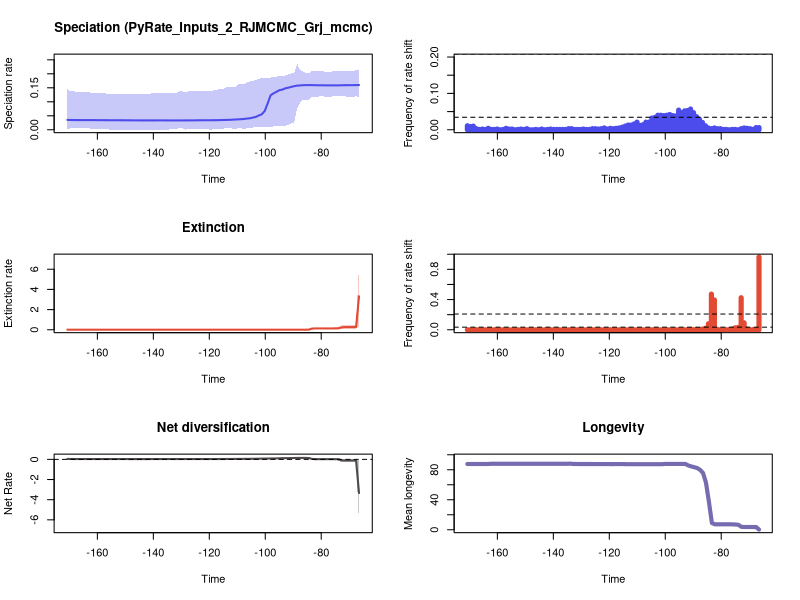

Generate this figure with R:


pdf(file='./RTT_plots.pdf',width=10, height=15)
par(mfrow=c(3,2))
library(scales)

time=c(-66.49059832619955, -67.54342102110485,-68.59624371601015,-69.64906641091542,-70.70188910582073,-71.754711800726,-72.8075344956313,-73.8603571905366,-74.91317988544188,-75.96600258034718,-77.01882527525248,-78.07164797015776,-79.12447066506306,-80.17729335996833,-81.23011605487363,-82.28293874977894,-83.33576144468421,-84.38858413958951,-85.44140683449481,-86.49422952940009,-87.54705222430539,-88.59987491921066,-89.65269761411597,-90.70552030902127,-91.75834300392654,-92.81116569883184,-93.86398839373712,-94.91681108864242,-95.96963378354772,-97.022456478453,-98.0752791733583,-99.1281018682636,-100.18092456316887,-101.23374725807417,-102.28656995297945,-103.33939264788475,-104.39221534279005,-105.44503803769533,-106.49786073260063,-107.55068342750593,-108.6035061224112,-109.6563288173165,-110.70915151222178,-111.76197420712708,-112.81479690203238,-113.86761959693766,-114.92044229184296,-115.97326498674823,-117.02608768165354,-118.07891037655884,-119.13173307146411,-120.18455576636941,-121.23737846127472,-122.29020115617999,-123.34302385108529,-124.39584654599057,-125.44866924089587,-126.50149193580117,-127.55431463070644,-128.60713732561175,-129.65996002051705,-130.71278271542232,-131.76560541032762,-132.81842810523293,-133.8712508001382,-134.92407349504347,-135.9768961899488,-137.02971888485408,-138.08254157975935,-139.13536427466465,-140.18818696956995,-141.24100966447523,-142.29383235938053,-143.34665505428583,-144.3994777491911,-145.4523004440964,-146.5051231390017,-147.55794583390698,-148.6107685288123,-149.6635912237176,-150.71641391862286,-151.76923661352814,-152.82205930843344,-153.87488200333874,-154.927704698244,-155.98052739314932,-157.03335008805462,-158.0861727829599,-159.1389954778652,-160.1918181727705,-161.24464086767577,-162.29746356258107,-163.35028625748637,-164.40310895239165,-165.45593164729692,-166.50875434220222,-167.56157703710753,-168.6143997320128,-169.6672224269181,-170.7200451218234)
rate=c(0.15992791888599112, 0.15968322178909206,0.15943771326536263,0.15943771326536263,0.15934024255221158,0.15926911370605623,0.15904395397675486,0.15878295292599268,0.15878295292599268,0.15878295292599268,0.15878295292599268,0.15878295292599268,0.1589185929666626,0.1589185929666626,0.15911118729232415,0.15922325773470017,0.15969478855041433,0.15969478855041433,0.15958396994060142,0.15934024255221158,0.15842955649395365,0.15779499173421496,0.15581432404514636,0.1531819142665483,0.15049201894006786,0.14817116995996238,0.14361226367844732,0.14165445985455455,0.13578627104533394,0.1302384893744631,0.12347892756205453,0.09454553571741629,0.06753163357917275,0.05520546970877581,0.051141867736135646,0.046113998665105516,0.043574062483664966,0.04114199702063792,0.040163379705129204,0.038655150329628574,0.03790317386128641,0.03724681078276905,0.03679771019632506,0.036026719967290705,0.035445232819027096,0.03521888005359055,0.03502833319733556,0.03463618528490674,0.03433544865858212,0.03423271263298745,0.03417204381462963,0.03404876016081677,0.03404876016081677,0.03402441238625101,0.03394667952746028,0.03393143945622752,0.03354938450291734,0.03354938450291734,0.03348282140723169,0.03348282140723169,0.03344304827549773,0.03344304827549773,0.03344304827549773,0.03344304827549773,0.03344304827549773,0.03344304827549773,0.03354938450291734,0.03354938450291734,0.03354938450291734,0.03348282140723169,0.03348282140723169,0.03348282140723169,0.03348282140723169,0.03348282140723169,0.03348282140723169,0.03354938450291734,0.03354938450291734,0.03374914243634322,0.03374914243634322,0.03393143945622752,0.03394667952746028,0.03397854415433829,0.03404876016081677,0.03404876016081677,0.03404876016081677,0.03417204381462963,0.03419195770849355,0.03433544865858212,0.03436466281650824,0.03436466281650824,0.03457277729079596,0.03457277729079596,0.034575493400372165,0.034575493400372165,0.03459541879022041,0.03463618528490674,0.03466971676844083,0.03474915699349127,0.03506308965991343,0.03531405981386133)
minHPD=c(0.1174853368300976, 0.11947286811384603,0.11711652752529035,0.11711652752529035,0.1185683679611089,0.11947286811384603,0.11925770380651335,0.11925770380651335,0.11925770380651335,0.11925770380651335,0.11711652752529035,0.11711652752529035,0.11925770380651335,0.11925770380651335,0.1185683679611089,0.1185683679611089,0.11711652752529035,0.10817816654588998,0.10584855307135133,0.10902102292456659,0.09735632280057349,0.07673204561081946,0.026322188805032714,0.024221748575459043,0.017088989914344817,0.014612245434757915,0.011836742773109836,0.011836742773109836,0.011816445299572884,0.011816445299572884,0.009846817783270054,0.010448469266275693,0.009846817783270054,0.009846817783270054,0.008407302410799839,0.008407302410799839,0.008067305854468442,0.006394531677284578,0.006145950294907461,0.002528997408594119,0.005475257924681928,0.006145950294907461,0.0009501196932320656,0.004156097862723666,0.006394531677284578,0.006145950294907461,0.004061927455374534,0.004061927455374534,0.003242629600489234,0.004061927455374534,0.0004715997390698951,0.0009501196932320656,0.0013502215843524095,0.002003739132590179,0.002528997408594119,0.003242629600489234,0.004061927455374534,0.004061927455374534,0.004294741619458371,0.0004715997390698951,0.006043481614730405,0.006043481614730405,0.0013502215843524095,0.0018117352116846868,0.0018117352116846868,0.0004715997390698951,0.0004715997390698951,0.0004715997390698951,0.000892629051200876,0.000892629051200876,0.000892629051200876,0.0004715997390698951,0.0004715997390698951,0.0004715997390698951,0.0004715997390698951,0.000892629051200876,0.000892629051200876,0.000892629051200876,0.000892629051200876,0.000892629051200876,0.000892629051200876,0.000892629051200876,0.000892629051200876,0.000892629051200876,0.000892629051200876,0.000892629051200876,0.003242629600489234,0.004061927455374534,0.003242629600489234,0.003242629600489234,0.003242629600489234,0.003242629600489234,0.006043481614730405,0.005475257924681928,0.005475257924681928,0.005475257924681928,0.006043481614730405,0.006334449299771767,0.004494435986785312,0.003242629600489234)
maxHPD=c(0.21289303332445828, 0.21289303332445828,0.2085697757592758,0.2085697757592758,0.20936194315290158,0.20936194315290158,0.20830825931372546,0.20830825931372546,0.20830825931372546,0.20830825931372546,0.20568174909687445,0.20568174909687445,0.20830825931372546,0.20853105707279695,0.20936194315290158,0.20853105707279695,0.21022071825038852,0.20288421315065183,0.20288421315065183,0.20853105707279695,0.21270816420315525,0.2363610361055505,0.20212738210637302,0.20212738210637302,0.19796220257417854,0.19500338534887343,0.19142803366555083,0.19087417103789525,0.19031118102612432,0.1898925688059969,0.18620339298213445,0.18620339298213445,0.1857602337840252,0.18588658329999871,0.18159003967499354,0.17786738891319845,0.17483936043005083,0.17250753637549085,0.1696000638104789,0.16404501090481108,0.1637342479823061,0.16244267873399149,0.1532968465153098,0.1532968465153098,0.1532968465153098,0.15143295549029703,0.1473407323876746,0.1473407323876746,0.14385784621661932,0.14385784621661932,0.13737826269503425,0.13737826269503425,0.13737826269503425,0.13737826269503425,0.13737826269503425,0.13737826269503425,0.13737826269503425,0.13737826269503425,0.13737826269503425,0.13253446153298923,0.13737826269503425,0.13737826269503425,0.13253446153298923,0.13253446153298923,0.13253446153298923,0.13085149857296535,0.13029072883768042,0.13029072883768042,0.13029072883768042,0.13013000895815882,0.13013000895815882,0.12906959220035752,0.12732013783316243,0.12732013783316243,0.12732013783316243,0.12732013783316243,0.12732013783316243,0.12732013783316243,0.12732013783316243,0.12732013783316243,0.12732013783316243,0.12732013783316243,0.12732013783316243,0.12732013783316243,0.12732013783316243,0.12732013783316243,0.13029072883768042,0.13234701709010555,0.13212564085429937,0.13212564085429937,0.13234701709010555,0.13234701709010555,0.13557736907884424,0.13557736907884424,0.13557736907884424,0.13557736907884424,0.13634842339599448,0.13737826269503425,0.13737826269503425,0.14553192057045183)
remove_na = !is.na(rate)
time = time[remove_na]
plot(time,time,type = 'n', ylim = c(0, 0.2599971397161056), xlim = c(-171.24645646927604,-65.96418697874691), ylab = 'Speciation rate', xlab = 'Time',main='Speciation (PyRate_Inputs_2_RJMCMC_Grj_mcmc)' )
polygon(c(time, rev(time)), c(maxHPD[remove_na], rev(minHPD[remove_na])), col = alpha('#4c4cec',0.3), border = NA)
lines(time,rate[remove_na], col = '#4c4cec', lwd=2)
mids=c(-66.49591561253746, -67.55937288011856,-68.62283014769966,-69.68628741528077,-70.74974468286187,-71.81320195044297,-72.87665921802407,-73.94011648560517,-75.00357375318627,-76.06703102076739,-77.13048828834849,-78.19394555592959,-79.25740282351069,-80.32086009109179,-81.38431735867289,-82.44777462625399,-83.5112318938351,-84.5746891614162,-85.6381464289973,-86.7016036965784,-87.7650609641595,-88.82851823174062,-89.89197549932172,-90.95543276690282,-92.01889003448392,-93.08234730206502,-94.14580456964612,-95.20926183722722,-96.27271910480832,-97.33617637238943,-98.39963363997053,-99.46309090755163,-100.52654817513273,-101.59000544271385,-102.65346271029495,-103.71691997787605,-104.78037724545715,-105.84383451303825,-106.90729178061935,-107.97074904820045,-109.03420631578155,-110.09766358336265,-111.16112085094375,-112.22457811852486,-113.28803538610596,-114.35149265368706,-115.41494992126817,-116.47840718884927,-117.54186445643037,-118.60532172401147,-119.66877899159257,-120.73223625917367,-121.79569352675477,-122.85915079433587,-123.92260806191697,-124.98606532949809,-126.04952259707919,-127.11297986466029,-128.17643713224138,-129.2398943998225,-130.3033516674036,-131.3668089349847,-132.4302662025658,-133.4937234701469,-134.557180737728,-135.6206380053091,-136.6840952728902,-137.74755254047133,-138.81100980805243,-139.87446707563353,-140.93792434321463,-142.00138161079573,-143.06483887837683,-144.12829614595793,-145.19175341353903,-146.25521068112013,-147.31866794870123,-148.38212521628233,-149.44558248386343,-150.50903975144453,-151.57249701902563,-152.63595428660673,-153.69941155418783,-154.76286882176893,-155.82632608935003,-156.88978335693113,-157.95324062451226,-159.01669789209336,-160.08015515967446,-161.14361242725556,-162.20706969483666,-163.27052696241776,-164.3339842299989,-165.39744149758,-166.4608987651611,-167.5243560327422,-168.5878133003233,-169.6512705679044,-170.7147278354855)
counts=c(0.006, 0.006,0.001,0.003,0.004,0.005,0.003,0.0,0.001,0.001,0.0,0.001,0.001,0.003,0.003,0.005,0.003,0.005,0.011,0.02,0.029,0.036,0.047,0.057,0.053,0.052,0.047,0.054,0.038,0.039,0.042,0.04,0.039,0.04,0.04,0.034,0.032,0.021,0.021,0.014,0.012,0.021,0.016,0.013,0.013,0.01,0.007,0.005,0.004,0.003,0.004,0.002,0.005,0.003,0.002,0.003,0.003,0.001,0.001,0.002,0.001,0.001,0.001,0.003,0.003,0.001,0.001,0.001,0.001,0.001,0.002,0.001,0.0,0.002,0.0,0.001,0.0,0.0,0.003,0.001,0.002,0.001,0.0,0.002,0.002,0.004,0.001,0.0,0.002,0.001,0.001,0.004,0.001,0.002,0.001,0.003,0.01,0.009,0.011)
plot(mids,counts,type = 'h', xlim = c(-171.24645646927604,-65.96418697874691), ylim=c(0,0.2), ylab = 'Frequency of rate shift', xlab = 'Time',lwd=5,col='#4c4cec')
bf2 = 0.034373342566936936
bf6 = 0.2082517257323996
abline(h=bf2, lty=2)
abline(h=bf6, lty=2)

time=c(-66.49059832619955, -67.54342102110485,-68.59624371601015,-69.64906641091542,-70.70188910582073,-71.754711800726,-72.8075344956313,-73.8603571905366,-74.91317988544188,-75.96600258034718,-77.01882527525248,-78.07164797015776,-79.12447066506306,-80.17729335996833,-81.23011605487363,-82.28293874977894,-83.33576144468421,-84.38858413958951,-85.44140683449481,-86.49422952940009,-87.54705222430539,-88.59987491921066,-89.65269761411597,-90.70552030902127,-91.75834300392654,-92.81116569883184,-93.86398839373712,-94.91681108864242,-95.96963378354772,-97.022456478453,-98.0752791733583,-99.1281018682636,-100.18092456316887,-101.23374725807417,-102.28656995297945,-103.33939264788475,-104.39221534279005,-105.44503803769533,-106.49786073260063,-107.55068342750593,-108.6035061224112,-109.6563288173165,-110.70915151222178,-111.76197420712708,-112.81479690203238,-113.86761959693766,-114.92044229184296,-115.97326498674823,-117.02608768165354,-118.07891037655884,-119.13173307146411,-120.18455576636941,-121.23737846127472,-122.29020115617999,-123.34302385108529,-124.39584654599057,-125.44866924089587,-126.50149193580117,-127.55431463070644,-128.60713732561175,-129.65996002051705,-130.71278271542232,-131.76560541032762,-132.81842810523293,-133.8712508001382,-134.92407349504347,-135.9768961899488,-137.02971888485408,-138.08254157975935,-139.13536427466465,-140.18818696956995,-141.24100966447523,-142.29383235938053,-143.34665505428583,-144.3994777491911,-145.4523004440964,-146.5051231390017,-147.55794583390698,-148.6107685288123,-149.6635912237176,-150.71641391862286,-151.76923661352814,-152.82205930843344,-153.87488200333874,-154.927704698244,-155.98052739314932,-157.03335008805462,-158.0861727829599,-159.1389954778652,-160.1918181727705,-161.24464086767577,-162.29746356258107,-163.35028625748637,-164.40310895239165,-165.45593164729692,-166.50875434220222,-167.56157703710753,-168.6143997320128,-169.6672224269181,-170.7200451218234)
rate=c(3.3178401551346424, 0.2679167202740793,0.2668625280843814,0.26626549696766605,0.26626549696766605,0.2650669416607567,0.226834568042623,0.1421665253325356,0.13658819671325906,0.13389178107219596,0.13350048518774588,0.13350048518774588,0.13345494268952063,0.13345494268952063,0.13345494268952063,0.13350048518774588,0.11869428019604307,0.010182463082833063,0.009185266570410789,0.00898921882904975,0.008957826056810394,0.008942886258466832,0.008926739003200181,0.008911799139910085,0.0089083472367031,0.0089083472367031,0.0089083472367031,0.0089083472367031,0.0089083472367031,0.0089083472367031,0.0089083472367031,0.0089083472367031,0.0089083472367031,0.008911799139910085,0.008911799139910085,0.008911799139910085,0.008911799139910085,0.008911799139910085,0.008911799139910085,0.008911799139910085,0.008911799139910085,0.008911799139910085,0.008911799139910085,0.008911799139910085,0.008911799139910085,0.008911799139910085,0.008911799139910085,0.008911799139910085,0.008911799139910085,0.008911799139910085,0.008911799139910085,0.0089083472367031,0.0089083472367031,0.0089083472367031,0.0089083472367031,0.0089083472367031,0.0089083472367031,0.0089083472367031,0.0089083472367031,0.0089083472367031,0.0089083472367031,0.008911799139910085,0.008911799139910085,0.008911799139910085,0.008911799139910085,0.008911799139910085,0.008911799139910085,0.008911799139910085,0.008911799139910085,0.008911799139910085,0.008911799139910085,0.008911799139910085,0.008911799139910085,0.008911799139910085,0.008911799139910085,0.008911799139910085,0.008911799139910085,0.008911799139910085,0.008911799139910085,0.008911799139910085,0.008911799139910085,0.008911799139910085,0.008911799139910085,0.008911799139910085,0.008911799139910085,0.008911799139910085,0.008911799139910085,0.008911799139910085,0.008911799139910085,0.008911799139910085,0.008911799139910085,0.008911799139910085,0.0089083472367031,0.0089083472367031,0.0089083472367031,0.0089083472367031,0.0089083472367031,0.0089083472367031,0.0089083472367031,0.0089083472367031)
minHPD=c(0.33521380885032837, 0.12529577814402684,0.12529577814402684,0.12529577814402684,0.12529577814402684,0.12529577814402684,0.09442055204144512,0.07430597498592573,0.07430597498592573,0.07430597498592573,0.0744643113984101,0.0744643113984101,0.07430597498592573,0.07430597498592573,0.07430597498592573,0.07430597498592573,0.0016041077859384495,0.00025592024934165933,0.00025592024934165933,0.00025592024934165933,0.00025592024934165933,0.00038297779625097873,0.0005089756609808261,0.00025592024934165933,0.0005089756609808261,0.0005089756609808261,0.0005089756609808261,0.0005089756609808261,0.0005089756609808261,0.0005089756609808261,0.0005089756609808261,0.0005089756609808261,0.0005089756609808261,0.0005089756609808261,0.0005089756609808261,0.0005089756609808261,0.0005089756609808261,0.0005089756609808261,0.0005089756609808261,0.0005089756609808261,0.0005089756609808261,0.0005089756609808261,0.0005089756609808261,0.0005089756609808261,0.0005089756609808261,0.0005089756609808261,0.0005089756609808261,0.0005089756609808261,0.0005089756609808261,0.0005089756609808261,0.0005089756609808261,0.0005089756609808261,0.0005089756609808261,0.0005089756609808261,0.0005089756609808261,0.0005089756609808261,0.0005089756609808261,0.0005089756609808261,0.0005089756609808261,0.0005089756609808261,0.0005089756609808261,0.0005089756609808261,0.0005089756609808261,0.0005089756609808261,0.0005089756609808261,0.0005501315074933007,0.0005501315074933007,0.0005501315074933007,0.0005501315074933007,0.0005501315074933007,0.0005501315074933007,0.0005501315074933007,0.0005501315074933007,0.0005501315074933007,0.0005501315074933007,0.0005501315074933007,0.0005501315074933007,0.0005501315074933007,0.0005501315074933007,0.0005501315074933007,0.0005501315074933007,0.0005501315074933007,0.0005501315074933007,0.0005501315074933007,0.0005501315074933007,0.0005501315074933007,0.0005501315074933007,0.0005501315074933007,0.0005501315074933007,0.0005501315074933007,0.0005501315074933007,0.0005501315074933007,0.0005089756609808261,0.0005089756609808261,0.0005089756609808261,0.0005089756609808261,0.0005089756609808261,0.0005089756609808261,0.0005089756609808261,0.0005089756609808261)
maxHPD=c(6.55492702310211, 0.45485512573241527,0.4518358144425524,0.4518358144425524,0.4518358144425524,0.45808465321387337,0.4429557727564423,0.283171652278443,0.22477778978194413,0.20921942717350508,0.2074041655769463,0.2074041655769463,0.2074041655769463,0.2074041655769463,0.2074041655769463,0.20859938116452562,0.19681108126328967,0.12576810599700466,0.07803693877352379,0.03050501756885686,0.028678974548895942,0.028209661523414097,0.028012020047275318,0.026821036268576078,0.026821036268576078,0.026697208334765354,0.026697208334765354,0.026697208334765354,0.026697208334765354,0.026697208334765354,0.026697208334765354,0.026697208334765354,0.026697208334765354,0.026821036268576078,0.026821036268576078,0.026821036268576078,0.026821036268576078,0.026821036268576078,0.026821036268576078,0.026821036268576078,0.026821036268576078,0.026821036268576078,0.026821036268576078,0.026821036268576078,0.026821036268576078,0.026821036268576078,0.026697208334765354,0.026697208334765354,0.026697208334765354,0.026697208334765354,0.026697208334765354,0.026697208334765354,0.026697208334765354,0.026697208334765354,0.026697208334765354,0.026697208334765354,0.026697208334765354,0.026697208334765354,0.026697208334765354,0.026697208334765354,0.026697208334765354,0.026697208334765354,0.026697208334765354,0.026697208334765354,0.026697208334765354,0.026821036268576078,0.026821036268576078,0.026821036268576078,0.026821036268576078,0.026821036268576078,0.026821036268576078,0.026821036268576078,0.026821036268576078,0.026821036268576078,0.026821036268576078,0.026821036268576078,0.026821036268576078,0.026821036268576078,0.026821036268576078,0.026821036268576078,0.026821036268576078,0.026821036268576078,0.026821036268576078,0.026821036268576078,0.026821036268576078,0.026821036268576078,0.026821036268576078,0.026821036268576078,0.026821036268576078,0.026821036268576078,0.026821036268576078,0.026821036268576078,0.026821036268576078,0.026821036268576078,0.026821036268576078,0.026821036268576078,0.026821036268576078,0.026821036268576078,0.026821036268576078,0.026821036268576078)
remove_na = !is.na(rate)
time = time[remove_na]
plot(time,time,type = 'n', ylim = c(0, 7.210419725412321), xlim = c(-171.24645646927604,-65.96418697874691), ylab = 'Extinction rate', xlab = 'Time',main='Extinction' )
polygon(c(time, rev(time)), c(maxHPD[remove_na], rev(minHPD[remove_na])), col = alpha('#e34a33',0.3), border = NA)
lines(time,rate[remove_na], col = '#e34a33', lwd=2)
mids=c(-66.49591561253746, -67.55937288011856,-68.62283014769966,-69.68628741528077,-70.74974468286187,-71.81320195044297,-72.87665921802407,-73.94011648560517,-75.00357375318627,-76.06703102076739,-77.13048828834849,-78.19394555592959,-79.25740282351069,-80.32086009109179,-81.38431735867289,-82.44777462625399,-83.5112318938351,-84.5746891614162,-85.6381464289973,-86.7016036965784,-87.7650609641595,-88.82851823174062,-89.89197549932172,-90.95543276690282,-92.01889003448392,-93.08234730206502,-94.14580456964612,-95.20926183722722,-96.27271910480832,-97.33617637238943,-98.39963363997053,-99.46309090755163,-100.52654817513273,-101.59000544271385,-102.65346271029495,-103.71691997787605,-104.78037724545715,-105.84383451303825,-106.90729178061935,-107.97074904820045,-109.03420631578155,-110.09766358336265,-111.16112085094375,-112.22457811852486,-113.28803538610596,-114.35149265368706,-115.41494992126817,-116.47840718884927,-117.54186445643037,-118.60532172401147,-119.66877899159257,-120.73223625917367,-121.79569352675477,-122.85915079433587,-123.92260806191697,-124.98606532949809,-126.04952259707919,-127.11297986466029,-128.17643713224138,-129.2398943998225,-130.3033516674036,-131.3668089349847,-132.4302662025658,-133.4937234701469,-134.557180737728,-135.6206380053091,-136.6840952728902,-137.74755254047133,-138.81100980805243,-139.87446707563353,-140.93792434321463,-142.00138161079573,-143.06483887837683,-144.12829614595793,-145.19175341353903,-146.25521068112013,-147.31866794870123,-148.38212521628233,-149.44558248386343,-150.50903975144453,-151.57249701902563,-152.63595428660673,-153.69941155418783,-154.76286882176893,-155.82632608935003,-156.88978335693113,-157.95324062451226,-159.01669789209336,-160.08015515967446,-161.14361242725556,-162.20706969483666,-163.27052696241776,-164.3339842299989,-165.39744149758,-166.4608987651611,-167.5243560327422,-168.5878133003233,-169.6512705679044,-170.7147278354855)
counts=c(0.963, 0.004,0.002,0.0,0.008,0.092,0.424,0.031,0.026,0.008,0.0,0.001,0.0,0.0,0.004,0.395,0.472,0.08,0.02,0.009,0.002,0.003,0.002,0.002,0.002,0.0,0.0,0.0,0.0,0.0,0.0,0.001,0.0,0.0,0.0,0.0,0.0,0.0,0.0,0.0,0.0,0.0,0.0,0.0,0.0,0.001,0.0,0.0,0.001,0.001,0.001,0.0,0.0,0.0,0.0,0.0,0.001,0.0,0.0,0.001,0.001,0.0,0.001,0.001,0.0,0.0,0.0,0.0,0.0,0.0,0.0,0.0,0.0,0.0,0.0,0.0,0.0,0.0,0.0,0.0,0.0,0.0,0.0,0.0,0.0,0.0,0.0,0.001,0.0,0.0,0.002,0.0,0.0,0.0,0.0,0.001,0.0,0.0,0.0)
plot(mids,counts,type = 'h', xlim = c(-171.24645646927604,-65.96418697874691), ylim=c(0,0.963), ylab = 'Frequency of rate shift', xlab = 'Time',lwd=5,col='#e34a33')
abline(h=bf2, lty=2)
abline(h=bf6, lty=2)
#Net Diversification Rate
time=c(-66.49059832619955, -67.54342102110485,-68.59624371601015,-69.64906641091542,-70.70188910582073,-71.754711800726,-72.8075344956313,-73.8603571905366,-74.91317988544188,-75.96600258034718,-77.01882527525248,-78.07164797015776,-79.12447066506306,-80.17729335996833,-81.23011605487363,-82.28293874977894,-83.33576144468421,-84.38858413958951,-85.44140683449481,-86.49422952940009,-87.54705222430539,-88.59987491921066,-89.65269761411597,-90.70552030902127,-91.75834300392654,-92.81116569883184,-93.86398839373712,-94.91681108864242,-95.96963378354772,-97.022456478453,-98.0752791733583,-99.1281018682636,-100.18092456316887,-101.23374725807417,-102.28656995297945,-103.33939264788475,-104.39221534279005,-105.44503803769533,-106.49786073260063,-107.55068342750593,-108.6035061224112,-109.6563288173165,-110.70915151222178,-111.76197420712708,-112.81479690203238,-113.86761959693766,-114.92044229184296,-115.97326498674823,-117.02608768165354,-118.07891037655884,-119.13173307146411,-120.18455576636941,-121.23737846127472,-122.29020115617999,-123.34302385108529,-124.39584654599057,-125.44866924089587,-126.50149193580117,-127.55431463070644,-128.60713732561175,-129.65996002051705,-130.71278271542232,-131.76560541032762,-132.81842810523293,-133.8712508001382,-134.92407349504347,-135.9768961899488,-137.02971888485408,-138.08254157975935,-139.13536427466465,-140.18818696956995,-141.24100966447523,-142.29383235938053,-143.34665505428583,-144.3994777491911,-145.4523004440964,-146.5051231390017,-147.55794583390698,-148.6107685288123,-149.6635912237176,-150.71641391862286,-151.76923661352814,-152.82205930843344,-153.87488200333874,-154.927704698244,-155.98052739314932,-157.03335008805462,-158.0861727829599,-159.1389954778652,-160.1918181727705,-161.24464086767577,-162.29746356258107,-163.35028625748637,-164.40310895239165,-165.45593164729692,-166.50875434220222,-167.56157703710753,-168.6143997320128,-169.6672224269181,-170.7200451218234)
net_rate=c(-3.3405276086571813, -0.11220848626386914,-0.11130551347763043,-0.11040267155619563,-0.11063296014064847,-0.11098052958092725,-0.09522851053397628,0.008349308178531722,0.016801090363764485,0.021263263438842456,0.02232327002829099,0.02232327002829099,0.022546368252642324,0.022634657485164487,0.02292296885807884,0.023036562336062872,0.05042344386396831,0.1349258772297427,0.14566872275554088,0.14844312685908853,0.1453716913768469,0.14291426360262097,0.13726232231920707,0.13113189854540908,0.12461258294159511,0.1185609083029507,0.11056157691229251,0.10525622546889292,0.09835785243255879,0.09347708772637504,0.08879898961086391,0.08418997663365553,0.0798736061883315,0.07524926276037171,0.06952082794465882,0.06402649882794614,0.05988866061916386,0.05497909527789782,0.05273568159392216,0.04986064906328852,0.0481458435088616,0.04606669817093438,0.04404883208513225,0.04181247186373308,0.0400534581922324,0.03871084271758382,0.037665632257081604,0.03681819230049229,0.035604641992532216,0.03515123155007274,0.03493346240794893,0.03447768436385295,0.03443516298389579,0.0340846664331004,0.033798929943656277,0.03362349371628959,0.03330764693009183,0.03325588853721797,0.03304688413609031,0.03294457815968394,0.03264280686928999,0.03264055013718549,0.03256775252738749,0.03246198698003665,0.032389617750436306,0.03227651962220306,0.03229404558547162,0.03229404558547162,0.03224290494222098,0.0320498752573966,0.0320498752573966,0.0320275439260255,0.031926050867682076,0.031931397996512234,0.031931397996512234,0.03187539773546285,0.03187539773546285,0.03192926704754267,0.03192926704754267,0.03198313982981879,0.03207598565206046,0.032138289373870595,0.03223179029988085,0.03223179029988085,0.03223179029988085,0.032483365878757484,0.03273424122968445,0.03344857151509302,0.03361589461631567,0.033612683857151944,0.033888989994119004,0.033888989994119004,0.03426980013357888,0.03472296929197636,0.0347535598521433,0.03511128071614885,0.035386200127451604,0.03787347398795613,0.03955445570817508,0.045162224475882806)
net_minHPD=c(-6.350322519849222, -0.3048288961550899,-0.3027735662548544,-0.30126282088595735,-0.30126282088595735,-0.3048288961550899,-0.2966614590284332,-0.11391684051694889,-0.07007740986184005,-0.06124985522517504,-0.0590010220917572,-0.0590010220917572,-0.05922400043207762,-0.05922400043207762,-0.06014759879572243,-0.06029153642173621,-0.0590010220917572,0.018099032201809723,0.05640194467143558,0.07512637404714125,0.051249609075878534,0.048035843689406055,0.018159779843288884,0.008601242390922715,0.008542144294504115,0.006668895394361666,0.005165634428734328,0.004368359343772155,0.000314359142212482,0.000314359142212482,-0.000777484320201579,-0.004997165444152098,-0.008724542703529818,-0.009447750437009302,-0.006875536780786565,-0.004348749356291277,-0.009447750437009302,-0.0073154075119783845,-0.010248140951185074,-0.010248140951185074,-0.010150117492984815,-0.014763625568513445,-0.010248140951185074,-0.010150117492984815,-0.009559403974927175,-0.0073154075119783845,-0.01238514546924531,-0.011370528226721053,-0.01238514546924531,-0.011370528226721053,-0.011370528226721053,-0.010248140951185074,-0.010248140951185074,-0.014763625568513445,-0.015186613518106816,-0.013624648916313917,-0.01238514546924531,-0.01238514546924531,-0.01238514546924531,-0.01238514546924531,-0.015186613518106816,-0.015186613518106816,-0.014763625568513445,-0.01238514546924531,-0.01238514546924531,-0.01238514546924531,-0.01238514546924531,-0.01238514546924531,-0.01238514546924531,-0.01238514546924531,-0.01238514546924531,-0.01228648145197318,-0.01238514546924531,-0.01238514546924531,-0.01238514546924531,-0.01238514546924531,-0.01238514546924531,-0.015186613518106816,-0.015186613518106816,-0.015186613518106816,-0.015186613518106816,-0.015186613518106816,-0.015186613518106816,-0.015186613518106816,-0.015186613518106816,-0.015186613518106816,-0.01238514546924531,-0.01238514546924531,-0.01238514546924531,-0.01238514546924531,-0.01238514546924531,-0.01238514546924531,-0.015186613518106816,-0.015186613518106816,-0.015186613518106816,-0.01238514546924531,-0.01238514546924531,-0.01238514546924531,-0.015186613518106816,-0.010248140951185074)
net_maxHPD=c(-0.13329361294166506, 0.057700872477495446,0.04864683142485282,0.048341047027501166,0.048341047027501166,0.04864683142485282,0.0686292622378847,0.10351865169391657,0.10492217887272665,0.09870416647117838,0.09870416647117838,0.09870416647117838,0.09870416647117838,0.09870416647117838,0.09870416647117838,0.10110179321061792,0.17386283007832704,0.19847404806310656,0.19847404806310656,0.20923875038375175,0.1978124089763574,0.21192658601395045,0.19617282810214048,0.18878419222402198,0.1880033148557846,0.18663867951651164,0.18647831169112056,0.18642042834658742,0.18252834130593135,0.18252834130593135,0.18083175295821144,0.17552828008612625,0.17340241654418148,0.17275902439381352,0.17231922798757193,0.17231922798757193,0.16664462018203488,0.16694510370165247,0.16157857852651047,0.1576074772550438,0.1576074772550438,0.149157650209276,0.14792707312806827,0.14612476762248755,0.14493251464484905,0.14612476762248755,0.14017114763547306,0.1424383645061607,0.1384839931731118,0.1384839931731118,0.1384839931731118,0.1384839931731118,0.13805474127131828,0.13145481011172672,0.1305848165283994,0.13145481011172672,0.13121847164791894,0.13121847164791894,0.13036037097780562,0.12953953590733602,0.1258143494641526,0.1258143494641526,0.1258143494641526,0.12727926026039998,0.12727926026039998,0.12727926026039998,0.12727926026039998,0.12727926026039998,0.12661936411106423,0.1258143494641526,0.1258143494641526,0.1258143494641526,0.1252434420743009,0.1252434420743009,0.1252434420743009,0.12357214760996926,0.12357214760996926,0.12052508531506359,0.12052508531506359,0.12052508531506359,0.12052508531506359,0.12052508531506359,0.11989493660991696,0.11989493660991696,0.11989493660991696,0.12052508531506359,0.12357214760996926,0.1258143494641526,0.12661936411106423,0.12661936411106423,0.12727926026039998,0.12727926026039998,0.1258143494641526,0.12661936411106423,0.12661936411106423,0.12953953590733602,0.12953953590733602,0.1305848165283994,0.13145481011172672,0.1460902396769474)
remove_na = !is.na(net_rate)
time = time[remove_na]
plot(time,time,type = 'n', ylim = c(-6.985354771834144, 0.23311924461534553), xlim = c(-171.24645646927604,-65.96418697874691), ylab = 'Net Rate', xlab = 'Time',lwd=2, main='Net diversification', col= '#504A4B' )
polygon(c(time, rev(time)), c(net_maxHPD[remove_na], rev(net_minHPD[remove_na])), col = alpha('#504A4B',0.3), border = NA)
lines(time,net_rate[remove_na], col = '#504A4B', lwd=2)
abline(h=0,lty=2)


time=c(-66.49059832619955, -67.54342102110485,-68.59624371601015,-69.64906641091542,-70.70188910582073,-71.754711800726,-72.8075344956313,-73.8603571905366,-74.91317988544188,-75.96600258034718,-77.01882527525248,-78.07164797015776,-79.12447066506306,-80.17729335996833,-81.23011605487363,-82.28293874977894,-83.33576144468421,-84.38858413958951,-85.44140683449481,-86.49422952940009,-87.54705222430539,-88.59987491921066,-89.65269761411597,-90.70552030902127,-91.75834300392654,-92.81116569883184,-93.86398839373712,-94.91681108864242,-95.96963378354772,-97.022456478453,-98.0752791733583,-99.1281018682636,-100.18092456316887,-101.23374725807417,-102.28656995297945,-103.33939264788475,-104.39221534279005,-105.44503803769533,-106.49786073260063,-107.55068342750593,-108.6035061224112,-109.6563288173165,-110.70915151222178,-111.76197420712708,-112.81479690203238,-113.86761959693766,-114.92044229184296,-115.97326498674823,-117.02608768165354,-118.07891037655884,-119.13173307146411,-120.18455576636941,-121.23737846127472,-122.29020115617999,-123.34302385108529,-124.39584654599057,-125.44866924089587,-126.50149193580117,-127.55431463070644,-128.60713732561175,-129.65996002051705,-130.71278271542232,-131.76560541032762,-132.81842810523293,-133.8712508001382,-134.92407349504347,-135.9768961899488,-137.02971888485408,-138.08254157975935,-139.13536427466465,-140.18818696956995,-141.24100966447523,-142.29383235938053,-143.34665505428583,-144.3994777491911,-145.4523004440964,-146.5051231390017,-147.55794583390698,-148.6107685288123,-149.6635912237176,-150.71641391862286,-151.76923661352814,-152.82205930843344,-153.87488200333874,-154.927704698244,-155.98052739314932,-157.03335008805462,-158.0861727829599,-159.1389954778652,-160.1918181727705,-161.24464086767577,-162.29746356258107,-163.35028625748637,-164.40310895239165,-165.45593164729692,-166.50875434220222,-167.56157703710753,-168.6143997320128,-169.6672224269181,-170.7200451218234)
rate=c(0.2852659029236943, 3.6496141333120766,3.6712822916447085,3.6833142971547583,3.6833142971547583,3.681752063373249,3.9195219250026554,6.615465346269647,7.007258491603755,7.2325710320585594,7.290233667844891,7.290233667844891,7.297209403298035,7.297209403298035,7.297209403298035,7.285073333906901,9.009151984100773,37.20029074042866,62.55020270231845,75.64582155924846,79.85225714714512,82.31253415388021,83.39991057336765,84.45482909868656,85.70240773964525,87.73882737717643,87.73882737717643,87.73882737717643,87.73882737717643,87.73882737717643,87.73882737717643,87.73882737717643,87.73882737717643,87.38666580648308,87.38666580648308,87.38666580648308,87.38666580648308,87.38666580648308,87.38666580648308,87.38666580648308,87.38666580648308,87.38666580648308,87.38666580648308,87.38666580648308,87.38666580648308,87.38666580648308,87.58754232670906,87.58754232670906,87.58754232670906,87.58754232670906,87.5186208131002,87.60293214259815,87.60293214259815,87.60293214259815,87.60293214259815,87.60293214259815,87.60293214259815,87.62021771015549,87.62021771015549,87.62021771015549,87.62021771015549,87.60289552022087,87.70635397921471,87.70635397921471,88.14949425015008,87.99605255677793,87.99605255677793,87.99605255677793,87.99605255677793,87.99605255677793,87.99605255677793,87.99605255677793,87.99605255677793,87.99605255677793,87.99605255677793,87.99605255677793,87.99605255677793,87.99605255677793,87.99605255677793,87.99605255677793,87.99605255677793,87.99605255677793,87.99605255677793,87.99605255677793,87.99605255677793,87.99605255677793,87.99605255677793,87.99605255677793,87.99605255677793,87.97119769078694,87.97119769078694,87.97119769078694,87.67177375773849,87.67177375773849,87.67177375773849,87.67177375773849,87.67177375773849,87.67599688537499,87.67599688537499,87.67599688537499)
minHPD=c(0.2852659029236943, 3.6496141333120766,3.6712822916447085,3.6833142971547583,3.6833142971547583,3.681752063373249,3.9195219250026554,6.615465346269647,7.007258491603755,7.2325710320585594,7.290233667844891,7.290233667844891,7.297209403298035,7.297209403298035,7.297209403298035,7.285073333906901,9.009151984100773,37.20029074042866,62.55020270231845,75.64582155924846,79.85225714714512,82.31253415388021,83.39991057336765,84.45482909868656,85.70240773964525,87.73882737717643,87.73882737717643,87.73882737717643,87.73882737717643,87.73882737717643,87.73882737717643,87.73882737717643,87.73882737717643,87.38666580648308,87.38666580648308,87.38666580648308,87.38666580648308,87.38666580648308,87.38666580648308,87.38666580648308,87.38666580648308,87.38666580648308,87.38666580648308,87.38666580648308,87.38666580648308,87.38666580648308,87.58754232670906,87.58754232670906,87.58754232670906,87.58754232670906,87.5186208131002,87.60293214259815,87.60293214259815,87.60293214259815,87.60293214259815,87.60293214259815,87.60293214259815,87.62021771015549,87.62021771015549,87.62021771015549,87.62021771015549,87.60289552022087,87.70635397921471,87.70635397921471,88.14949425015008,87.99605255677793,87.99605255677793,87.99605255677793,87.99605255677793,87.99605255677793,87.99605255677793,87.99605255677793,87.99605255677793,87.99605255677793,87.99605255677793,87.99605255677793,87.99605255677793,87.99605255677793,87.99605255677793,87.99605255677793,87.99605255677793,87.99605255677793,87.99605255677793,87.99605255677793,87.99605255677793,87.99605255677793,87.99605255677793,87.99605255677793,87.99605255677793,87.97119769078694,87.97119769078694,87.97119769078694,87.67177375773849,87.67177375773849,87.67177375773849,87.67177375773849,87.67177375773849,87.67599688537499,87.67599688537499,87.67599688537499)
maxHPD=c(0.2852659029236943, 3.6496141333120766,3.6712822916447085,3.6833142971547583,3.6833142971547583,3.681752063373249,3.9195219250026554,6.615465346269647,7.007258491603755,7.2325710320585594,7.290233667844891,7.290233667844891,7.297209403298035,7.297209403298035,7.297209403298035,7.285073333906901,9.009151984100773,37.20029074042866,62.55020270231845,75.64582155924846,79.85225714714512,82.31253415388021,83.39991057336765,84.45482909868656,85.70240773964525,87.73882737717643,87.73882737717643,87.73882737717643,87.73882737717643,87.73882737717643,87.73882737717643,87.73882737717643,87.73882737717643,87.38666580648308,87.38666580648308,87.38666580648308,87.38666580648308,87.38666580648308,87.38666580648308,87.38666580648308,87.38666580648308,87.38666580648308,87.38666580648308,87.38666580648308,87.38666580648308,87.38666580648308,87.58754232670906,87.58754232670906,87.58754232670906,87.58754232670906,87.5186208131002,87.60293214259815,87.60293214259815,87.60293214259815,87.60293214259815,87.60293214259815,87.60293214259815,87.62021771015549,87.62021771015549,87.62021771015549,87.62021771015549,87.60289552022087,87.70635397921471,87.70635397921471,88.14949425015008,87.99605255677793,87.99605255677793,87.99605255677793,87.99605255677793,87.99605255677793,87.99605255677793,87.99605255677793,87.99605255677793,87.99605255677793,87.99605255677793,87.99605255677793,87.99605255677793,87.99605255677793,87.99605255677793,87.99605255677793,87.99605255677793,87.99605255677793,87.99605255677793,87.99605255677793,87.99605255677793,87.99605255677793,87.99605255677793,87.99605255677793,87.99605255677793,87.97119769078694,87.97119769078694,87.97119769078694,87.67177375773849,87.67177375773849,87.67177375773849,87.67177375773849,87.67177375773849,87.67599688537499,87.67599688537499,87.67599688537499)
remove_na = !is.na(rate)
time = time[remove_na]
plot(time,time,type = 'n', ylim = c(0, 96.9644436751651), xlim = c(-171.24645646927604,-65.96418697874691), ylab = 'Mean longevity', xlab = 'Time',main='Longevity' )
polygon(c(time, rev(time)), c(maxHPD[remove_na], rev(minHPD[remove_na])), col = alpha('#756bb1',0.3), border = NA)
lines(time,rate[remove_na], col = '#756bb1', lwd=4)

n <- dev.off()